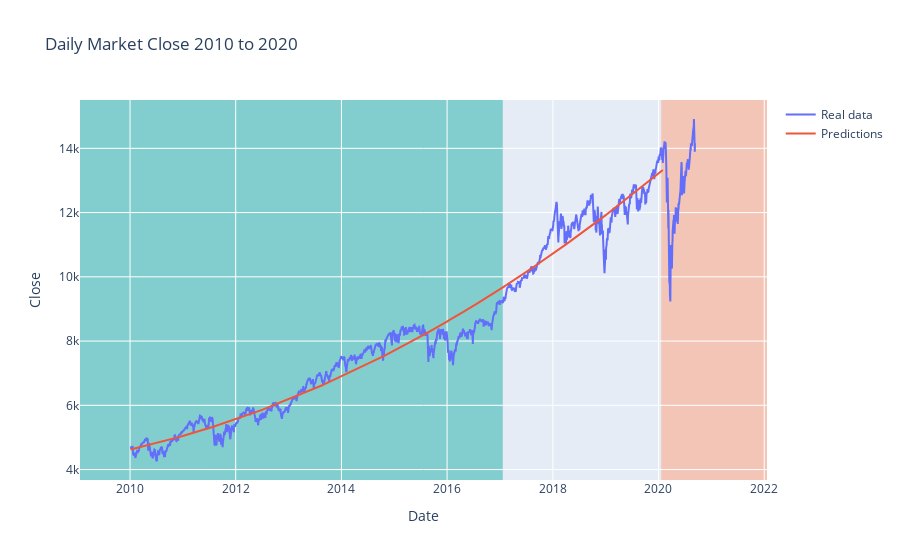

The notebook cell this image was saved under:
### Code cell
fig = go.Figure()

fig.add_trace(go.Scatter(x=data['Date'], y=data['Close'], mode='lines', name="Real data"))

fig.add_trace(go.Scatter(x=data['Date'], y=gregorian_predictions, mode='lines', name="Predictions"))

fig.update_layout(
    title="Daily Market Close 2010 to 2020",
    xaxis_title="Date",
    yaxis_title="Close",
    shapes=[
        dict(
            type="rect",
            xref="x",
            yref="paper",
            x0=datetime.date(2009,1,20),
            y0=0,
            x1=datetime.date(2017,1,20),
            y1=1,
            fillcolor="LightSeaGreen",
            opacity=0.5,
            layer="below",
            line_width=0
        ),
        dict(
            type="rect",
            xref="x",
            yref="paper",
            x0=datetime.date(2020,1,20),
            y0=0,
            x1=datetime.date(2022,1,20),
            y1=1,
            fillcolor="LightSalmon",
            opacity=0.5,
            layer="below",
            line_width=0
        ),
        
    ]
)

fig.show()

### Figure 1 — Plotly figure (JSON) as saved in the notebook; plotly's stock layout.template omitted (floating-point values rounded to 4 significant figures; data arrays with more than 128 entries replaced by an {"elided": "..."} marker saying what was removed)
{"data": [{"mode": "lines", "name": "Real data", "type": "scatter", "x": {"elided": "2690 str values"}, "y": {"elided": "2690 float values"}}, {"mode": "lines", "name": "Predictions", "type": "scatter", "x": {"elided": "2690 str values"}, "y": {"elided": "2537 float values"}}], "layout": {"shapes": [{"fillcolor": "LightSeaGreen", "layer": "below", "line": {"width": 0}, "opacity": 0.5, "type": "rect", "x0": "2009-01-20", "x1": "2017-01-20", "xref": "x", "y0": 0, "y1": 1, "yref": "paper"}, {"fillcolor": "LightSalmon", "layer": "below", "line": {"width": 0}, "opacity": 0.5, "type": "rect", "x0": "2020-01-20", "x1": "2022-01-20", "xref": "x", "y0": 0, "y1": 1, "yref": "paper"}], "title": {"text": "Daily Market Close 2010 to 2020"}, "xaxis": {"title": {"text": "Date"}}, "yaxis": {"title": {"text": "Close"}}}}
